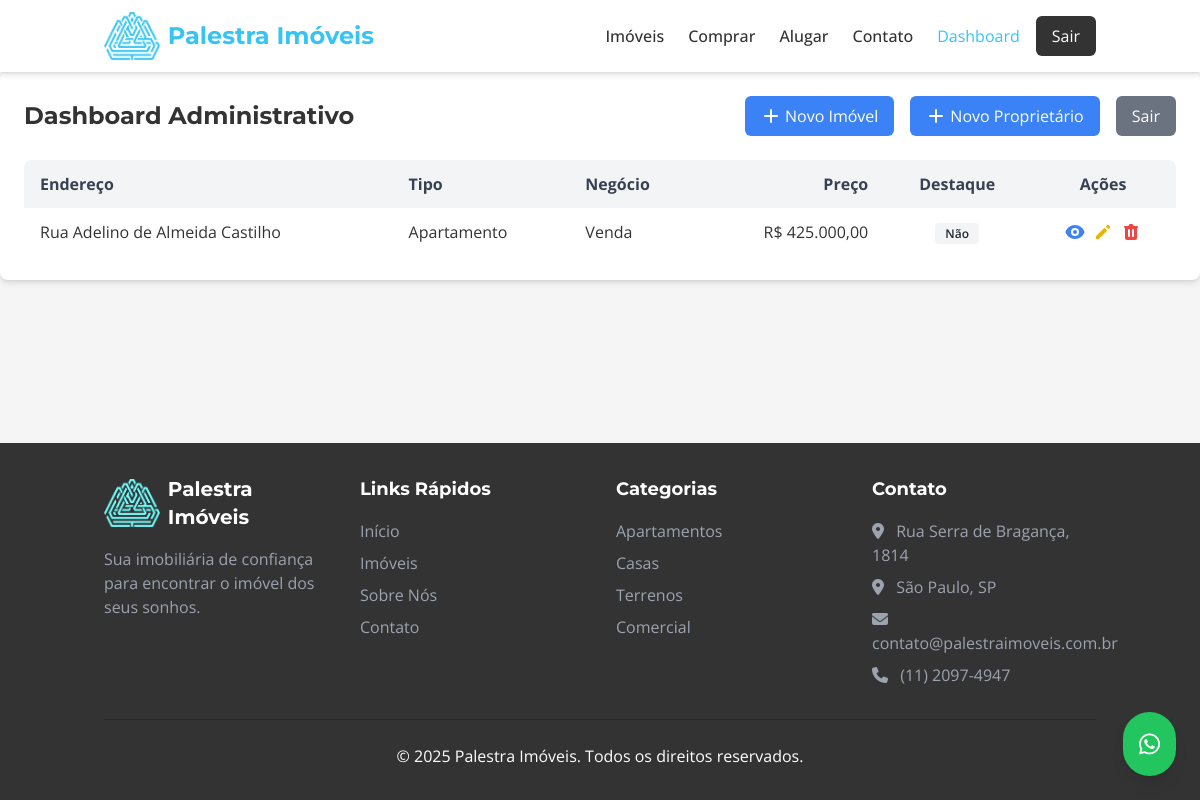
The page /dashboard/ (signed in) on the database its author committed.
### Imob/models.py (models this page shows, shortened)
class Imovel(models.Model):
    class TipoImovel(models.TextChoices):
        CASA = 'CASA', 'Casa'
        APARTAMENTO = 'APARTAMENTO', 'Apartamento'
        TERRENO = 'TERRENO', 'Terreno'
        SALA_COMERCIAL = 'SALA COMERCIAL', 'Sala Comercial'
        GALPAO = 'GALPÃO', 'Galpão'
        OUTRO = 'OUTRO', 'Outro'
    class Finalidade(models.TextChoices):
        VENDA = 'venda', 'Venda'
        ALUGUEL = 'aluguel', 'Aluguel'
        AMBOS = 'ambos', 'Venda e Aluguel'
    titulo = models.CharField(max_length=200, default='', help_text='Título para exibição do imóvel')
    tipo = models.CharField(
        max_length=20,
        choices=TipoImovel.choices,
        default=TipoImovel.CASA,
        verbose_name='Tipo do Imóvel'
    )
    slug = models.SlugField(max_length=255, unique=True, blank=True)
    descricao = models.TextField(
        blank=True,
        verbose_name='Descrição',
        help_text='Informações complementares sobre o imóvel'
    )
    proprietario = models.ForeignKey(
        Proprietario,
        on_delete=models.SET_NULL,
        null=True,
        blank=True,
        related_name='imoveis'
    )
    endereco = models.CharField(max_length=255, verbose_name='Endereço')
    numero = models.CharField(max_length=10, blank=True, verbose_name='Número')
    complemento = models.CharField(max_length=100, blank=True)
    bairro = models.CharField(max_length=100)
    cidade = models.CharField(max_length=100)
    estado = models.CharField(max_length=2)
    cep = models.CharField(max_length=10, blank=True)
    latitude = models.DecimalField(max_digits=9, decimal_places=6, null=True, blank=True)
    longitude = models.DecimalField(max_digits=9, decimal_places=6, null=True, blank=True)
    finalidade = models.CharField(max_length=10, choices=Finalidade.choices)
    quartos = models.PositiveIntegerField(default=0)
    suites = models.PositiveIntegerField(default=0)
    banheiros = models.PositiveIntegerField(default=0)
    vagas_garagem = models.PositiveIntegerField(default=0, verbose_name='Vagas na garagem')
    area_total = models.DecimalField(max_digits=8, decimal_places=2, null=True, blank=True, verbose_name='Área total (m²)')
    area_privativa = models.DecimalField(max_digits=8, decimal_places=2, null=True, blank=True, verbose_name='Área privativa (m²)')
    andar = models.PositiveIntegerField(null=True, blank=True, help_text='Preencher se for apartamento ou sala')
    mobiliado = models.BooleanField(default=False)
    aceita_pets = models.BooleanField(default=False)
    ativo = models.BooleanField(default=True)
    destaque = models.BooleanField(default=False)
    data_cadastro = models.DateTimeField(auto_now_add=True)
    data_atualizacao = models.DateTimeField(auto_now=True)
    preco = models.DecimalField(
        max_digits=12,
        decimal_places=2,
        null=True,
        blank=True,
        help_text='Preço de venda'
    )
    aluguel = models.DecimalField(
        max_digits=10,
        decimal_places=2,
        null=True,
        blank=True,
        help_text='Valor do aluguel mensal'
    )
    condominio = models.DecimalField(max_digits=10, decimal_places=2, null=True, blank=True)
    iptu = models.DecimalField(max_digits=10, decimal_places=2, null=True, blank=True)
    class Meta:
        verbose_name = 'Imóvel'
        verbose_name_plural = 'Imóveis'
        ordering = ['-destaque', '-data_cadastro']
    def formatar_valor(self, valor):
        if valor is None or valor == 0:
            return "Não informado"
        valor_str = f"{valor:,.2f}"
        valor_str = valor_str.replace(".", "X")
        valor_str = valor_str.replace(",", ".")
        valor_str = valor_str.replace("X", ",")
        return f"R$ {valor_str}"
    def preco_formatado(self):
        return self.formatar_valor(self.preco)

### Imob/views.py (the view)
# urls.py: path('dashboard/', views.dashboard, name='dashboard'),
@login_required
def dashboard(request):
    imoveis = Imovel.objects.all().order_by('-data_cadastro')
    return render(request, 'imoveis/dashboard.html', {'imoveis': imoveis})

### Imob/templates/imoveis/dashboard.html (shortened to what this page needs)
{% extends 'base.html' %}
{% load static %}
{% block content %}
<div class="bg-white shadow-md rounded-lg p-6 mb-6">
    <div class="flex justify-between items-center mb-6">
        <h1 class="text-2xl font-bold">Dashboard Administrativo</h1>
        <div class="flex space-x-4">
            <a href="{% url 'cadastrar_imovel' %}" class="bg-blue-500 hover:bg-blue-600 text-white px-4 py-2 rounded-md flex items-center">
                <svg xmlns="http://www.w3.org/2000/svg" class="h-5 w-5 mr-1" viewBox="0 0 20 20" fill="currentColor">
                    <path fill-rule="evenodd" d="M10 3a1 1 0 00-1 1v5H4a1 1 0 100 2h5v5a1 1 0 102 0v-5h5a1 1 0 100-2h-5V4a1 1 0 00-1-1z" clip-rule="evenodd" />
                </svg>
                Novo Imóvel
            </a>
            <a href="{% url 'cadastrar_proprietario' %}" class="bg-blue-500 hover:bg-blue-600 text-white px-4 py-2 rounded-md flex items-center">
                <svg xmlns="http://www.w3.org/2000/svg" class="h-5 w-5 mr-1" viewBox="0 0 20 20" fill="currentColor">
                    <path fill-rule="evenodd" d="M10 3a1 1 0 00-1 1v5H4a1 1 0 100 2h5v5a1 1 0 102 0v-5h5a1 1 0 100-2h-5V4a1 1 0 00-1-1z" clip-rule="evenodd" />
                </svg>
                Novo Proprietário
            </a>
            <a href="{% url 'logout' %}" class="bg-gray-500 hover:bg-gray-600 text-white px-4 py-2 rounded-md">Sair</a>
        </div>
    </div>
    <div class="overflow-x-auto">
        <table class="min-w-full bg-white rounded-lg overflow-hidden">
            <thead class="bg-gray-100 text-gray-700">
                <tr>
                    <th class="py-3 px-4 text-left">Endereço</th>
                    <th class="py-3 px-4 text-left">Tipo</th>
                    <th class="py-3 px-4 text-left">Negócio</th>
                    <th class="py-3 px-4 text-right">Preço</th>
                    <th class="py-3 px-4 text-center">Destaque</th>
                    <th class="py-3 px-4 text-center">Ações</th>
                </tr>
            </thead>
            <tbody class="divide-y divide-gray-200">
                {% for imovel in imoveis %}
                <tr class="hover:bg-gray-50">
                    <td class="py-3 px-4">{{ imovel.endereco }}</td>
                    <td class="py-3 px-4">{{ imovel.get_tipo_display }}</td>
                    <td class="py-3 px-4">{{ imovel.get_finalidade_display }}</td>
                    <td class="py-3 px-4 text-right"> {{ imovel.preco_formatado }}</td>
                    <td class="py-3 px-4 text-center">
                        {% if imovel.destaque %}
                        <span class="bg-green-100 text-green-800 text-xs font-semibold px-2.5 py-0.5 rounded">Sim</span>
                        {% else %}
                        <span class="bg-gray-100 text-gray-800 text-xs font-semibold px-2.5 py-0.5 rounded">Não</span>
                        {% endif %}
                    </td>
                    <td class="py-3 px-4 text-center">
                        <div class="flex justify-center space-x-2">
                            <a href="{% url 'detalhes_imovel' imovel_id=imovel.id %}" class="text-blue-500 hover:text-blue-700" title="Visualizar">
                            </a>
                            <a href="{% url 'editar_imovel' imovel_id=imovel.id %}" class="text-yellow-500 hover:text-yellow-700" title="Editar">
                                <svg xmlns="http://www.w3.org/2000/svg" class="h-5 w-5" viewBox="0 0 20 20" fill="currentColor">
                                    <path d="M13.586 3.586a2 2 0 112.828 2.828l-.793.793-2.828-2.828.793-.793zM11.379 5.793L3 14.172V17h2.828l8.38-8.379-2.83-2.828z" />
                                </svg>
                            </a>
                            <a href="{% url 'excluir_imovel' imovel_id=imovel.id %}" class="text-red-500 hover:text-red-700" title="Excluir">
                            </a>
                        </div>
                    </td>
                </tr>
                {% empty %}
                <tr>
                    <td colspan="6" class="py-4 text-center text-gray-500">Nenhum imóvel cadastrado.</td>
                </tr>
                {% endfor %}
            </tbody>
        </table>
    </div>
</div>
{% endblock %}

### Imob/static/css/styles.css (style rules this page uses)
body { font-family: 'Open Sans', sans-serif; }
h1, h2, h3 { font-family: 'Montserrat', sans-serif; }

### Imob/templates/base.html (style rules this page uses)
body { font-family: 'Open Sans', sans-serif; }
h1, h2, h3, h4, h5, h6 { font-family: 'Montserrat', sans-serif; }

### rows shown on the page
Imovel: endereco "Rua Adelino de Almeida Castilho", tipo "Apartamento", finalidade "Venda", preco_formatado "R$ 425.000,00", destaque "Não"
